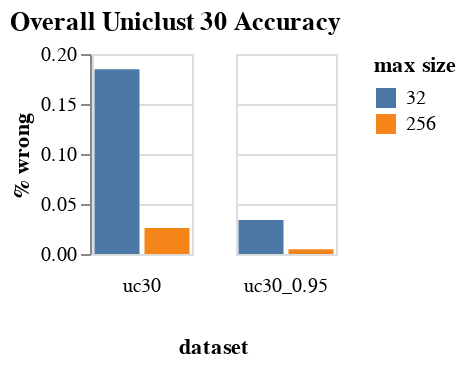

Source (notebook cell):
### Code cell
alt.Chart(agg_data, title = "Overall Uniclust 30 Accuracy").mark_bar().encode(
    x = alt.X("max size:N", axis = None),
    y = "% wrong",
    column = alt.Column("dataset", header = alt.Header(orient = "bottom")),
    color = alt.Color("max size:N")
).properties(
    width = 50,
    height = 100
)

### Figure 1 — Vega-Lite specification as saved in the notebook (floating-point values rounded to 4 significant figures)
{"config": {"view": {"continuousWidth": 400, "continuousHeight": 300}}, "data": {"name": "data-7d672456b9753ef4d04f32d5385540f3"}, "mark": "bar", "encoding": {"color": {"type": "nominal", "field": "max size"}, "column": {"type": "nominal", "field": "dataset", "header": {"orient": "bottom"}}, "x": {"type": "nominal", "axis": null, "field": "max size"}, "y": {"type": "quantitative", "field": "% wrong"}}, "height": 100, "title": "Overall Uniclust 30 Accuracy", "width": 50, "$schema": "https://vega.github.io/schema/vega-lite/v4.8.1.json", "datasets": {"data-7d672456b9753ef4d04f32d5385540f3": [{"dataset": "uc30", "max size": 32, "count": 7000, "wrong": 1294, "% wrong": 0.1849}, {"dataset": "uc30", "max size": 256, "count": 7000, "wrong": 182, "% wrong": 0.026}, {"dataset": "uc30_0.95", "max size": 32, "count": 7000, "wrong": 238, "% wrong": 0.034}, {"dataset": "uc30_0.95", "max size": 256, "count": 7000, "wrong": 34, "% wrong": 0.004857}]}}
